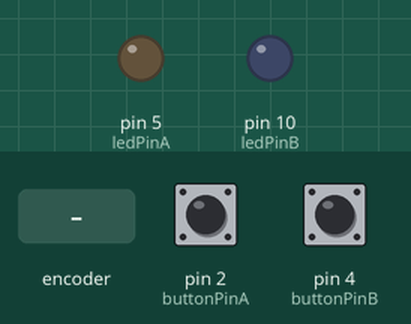
This sketch was run on a simulated Arduino Uno, built with avr-gcc and run on an emulated ATmega328P. Parts: output pins drawn as LEDs (lit = HIGH). The inputs (shaded band) are chosen by the test bench; at power-on: pin 2 (buttonPinA) HIGH, pin 4 (buttonPinB) HIGH.

Above: at 4.8 s.
4.9 s: rotary encoder on pin 2 (buttonPinA) / pin 4 (buttonPinB) turned 1 step (first pin leading)
At 6.3 s:
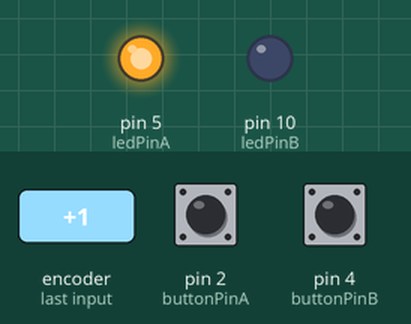
Timing chart, 0 to 7.9 s (numbered marks = the images above; inputs shaded):
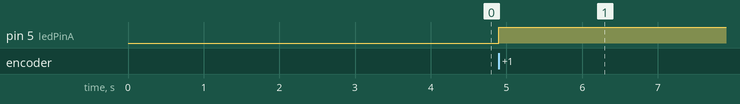

Measured:
- after the input at 4.9 s, pin 5 (ledPinA): LOW → HIGH at once

The sketch:

Advanced2_3.ino
```cpp
const int buttonPinA = 2;
const int ledPinA = 5;

const int buttonPinB = 4;
const int ledPinB = 10;

// A 組：由 ISR 修改，所以加 volatile
volatile bool ledStateA = false;
volatile unsigned long lastInterruptTime = 0;

// B 組：由一般 loop() 修改
bool ledStateB = false;
bool lastButtonStateB = HIGH;

void setup()
{
  pinMode(ledPinA, OUTPUT);
  pinMode(buttonPinA, INPUT_PULLUP);

  pinMode(ledPinB, OUTPUT);
  pinMode(buttonPinB, INPUT_PULLUP);

  digitalWrite(ledPinA, LOW);
  digitalWrite(ledPinB, LOW);

  attachInterrupt(
    digitalPinToInterrupt(buttonPinA),
    buttonISR,
    FALLING
  );
}

void buttonISR()
{
  unsigned long currentTime = millis();

  // Button A 防彈跳
  if (currentTime - lastInterruptTime > 200)
  {
    ledStateA = !ledStateA;
    digitalWrite(ledPinA, ledStateA);

    lastInterruptTime = currentTime;
  }
}

void loop()
{
  // Polling：只有執行到這裡時才讀取 Button B
  bool currentButtonStateB = digitalRead(buttonPinB);

  // 偵測 HIGH → LOW，代表按鈕剛被按下
  if (lastButtonStateB == HIGH &&
      currentButtonStateB == LOW)
  {
    ledStateB = !ledStateB;
    digitalWrite(ledPinB, ledStateB);
  }

  lastButtonStateB = currentButtonStateB;

  // 模擬系統忙碌／阻塞
  delay(2000);
}
```
